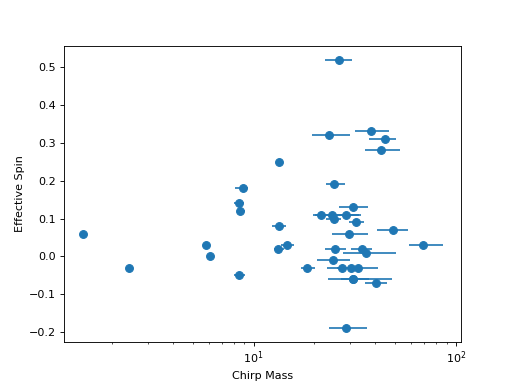

Write Python code to recreate this figure.
import pycbc.catalog, pylab

c = pycbc.catalog.Catalog(source='gwtc-2')
mchirp, elow, ehigh = c.median1d('mchirp', return_errors=True)
spin = c.median1d('chi_eff')

pylab.errorbar(mchirp, spin, xerr=[-elow, ehigh], fmt='o', markersize=7)
pylab.xlabel('Chirp Mass')
pylab.xscale('log')
pylab.ylabel('Effective Spin')
pylab.show()
